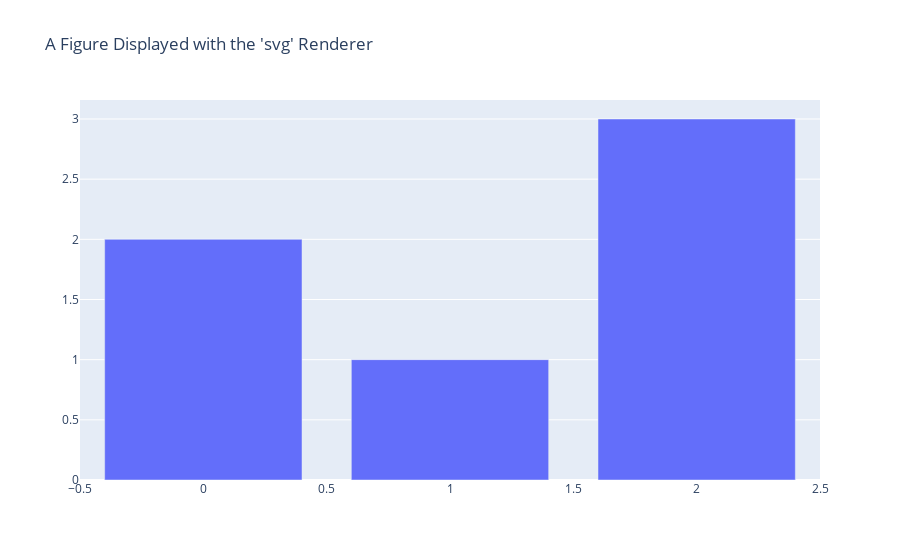

Notebook code for this chart:
### Code cell
import plotly.graph_objects as go
import plotly.io as pio

fig2 = go.Figure(
    data=[go.Bar(y=[2, 1, 3])],
    layout_title_text="A Figure Displayed with the 'svg' Renderer"
)
fig2.show(renderer="jupyterlab")

### Figure 1 — Plotly figure (JSON) as saved in the notebook; plotly's stock layout.template omitted (floating-point values rounded to 4 significant figures)
{"data": [{"type": "bar", "y": [2, 1, 3]}], "layout": {"autosize": true, "title": {"text": "A Figure Displayed with the 'svg' Renderer"}, "xaxis": {"autorange": true, "range": [-0.5, 2.5]}, "yaxis": {"autorange": true, "range": [0, 3.158], "type": "linear"}}}
